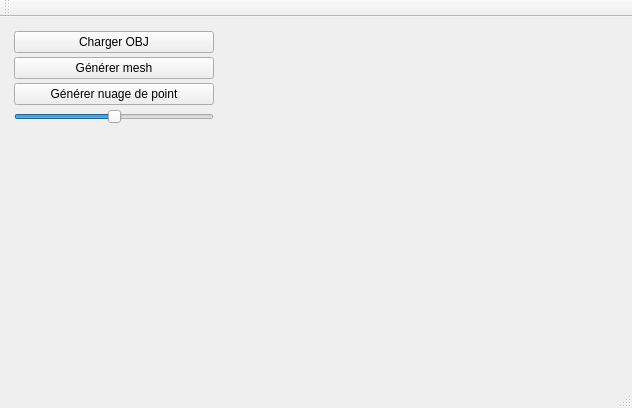
<?xml version="1.0" encoding="UTF-8"?>
<ui version="4.0">
 <class>MainWindow</class>
 <widget class="QMainWindow" name="MainWindow">
  <property name="geometry">
   <rect>
    <x>0</x>
    <y>0</y>
    <width>632</width>
    <height>408</height>
   </rect>
  </property>
  <property name="windowTitle">
   <string>MainWindow</string>
  </property>
  <widget class="QWidget" name="centralWidget">
   <layout class="QHBoxLayout" name="horizontalLayout">
    <item>
     <widget class="QWidget" name="widget_2" native="true">
      <property name="sizePolicy">
       <sizepolicy hsizetype="Maximum" vsizetype="Preferred">
        <horstretch>150</horstretch>
        <verstretch>0</verstretch>
       </sizepolicy>
      </property>
      <property name="minimumSize">
       <size>
        <width>150</width>
        <height>0</height>
       </size>
      </property>
      <layout class="QVBoxLayout" name="verticalLayout">
       <property name="spacing">
        <number>4</number>
       </property>
       <property name="leftMargin">
        <number>3</number>
       </property>
       <property name="topMargin">
        <number>3</number>
       </property>
       <property name="rightMargin">
        <number>3</number>
       </property>
       <property name="bottomMargin">
        <number>3</number>
       </property>
       <item>
        <widget class="QPushButton" name="pushButton_chargement">
         <property name="minimumSize">
          <size>
           <width>200</width>
           <height>0</height>
          </size>
         </property>
         <property name="text">
          <string>Charger OBJ</string>
         </property>
        </widget>
       </item>
       <item>
        <widget class="QPushButton" name="pushButton_generer">
         <property name="text">
          <string>Générer mesh</string>
         </property>
        </widget>
       </item>
       <item>
        <widget class="QPushButton" name="pushButton">
         <property name="text">
          <string>Générer nuage de point</string>
         </property>
        </widget>
       </item>
       <item>
        <widget class="QSlider" name="horizontalSlider">
         <property name="maximum">
          <number>30</number>
         </property>
         <property name="singleStep">
          <number>1</number>
         </property>
         <property name="value">
          <number>15</number>
         </property>
         <property name="orientation">
          <enum>Qt::Horizontal</enum>
         </property>
        </widget>
       </item>
       <item>
        <spacer name="verticalSpacer">
         <property name="orientation">
          <enum>Qt::Vertical</enum>
         </property>
         <property name="sizeHint" stdset="0">
          <size>
           <width>20</width>
           <height>40</height>
          </size>
         </property>
        </spacer>
       </item>
      </layout>
     </widget>
    </item>
    <item>
     <widget class="MeshViewerWidget" name="displayWidget" native="true"/>
    </item>
   </layout>
  </widget>
  <widget class="QMenuBar" name="menuBar">
   <property name="geometry">
    <rect>
     <x>0</x>
     <y>0</y>
     <width>632</width>
     <height>21</height>
    </rect>
   </property>
  </widget>
  <widget class="QToolBar" name="mainToolBar">
   <attribute name="toolBarArea">
    <enum>TopToolBarArea</enum>
   </attribute>
   <attribute name="toolBarBreak">
    <bool>false</bool>
   </attribute>
  </widget>
  <widget class="QStatusBar" name="statusBar"/>
 </widget>
 <layoutdefault spacing="6" margin="11"/>
 <customwidgets>
  <customwidget>
   <class>MeshViewerWidget</class>
   <extends>QWidget</extends>
   <header location="global">meshviewerwidget.h</header>
   <container>1</container>
  </customwidget>
 </customwidgets>
 <resources/>
 <connections/>
</ui>
